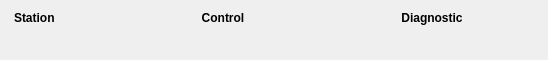
<?xml version="1.0" encoding="UTF-8"?>
<ui version="4.0">
 <class>Form</class>
 <widget class="QWidget" name="Form">
  <property name="geometry">
   <rect>
    <x>0</x>
    <y>0</y>
    <width>548</width>
    <height>60</height>
   </rect>
  </property>
  <property name="windowTitle">
   <string>FACET ATCA LLRF Stations</string>
  </property>
  <layout class="QVBoxLayout" name="verticalLayout">
   <item>
    <layout class="QVBoxLayout" name="verticalLayout_2">
     <item>
      <layout class="QHBoxLayout" name="horizontalLayout">
       <item>
        <widget class="QLabel" name="label_2">
         <property name="sizePolicy">
          <sizepolicy hsizetype="Fixed" vsizetype="Maximum">
           <horstretch>0</horstretch>
           <verstretch>0</verstretch>
          </sizepolicy>
         </property>
         <property name="minimumSize">
          <size>
           <width>100</width>
           <height>0</height>
          </size>
         </property>
         <property name="maximumSize">
          <size>
           <width>100</width>
           <height>16777215</height>
          </size>
         </property>
         <property name="font">
          <font>
           <weight>75</weight>
           <bold>true</bold>
          </font>
         </property>
         <property name="text">
          <string>Station</string>
         </property>
         <property name="alignment">
          <set>Qt::AlignLeading|Qt::AlignLeft|Qt::AlignVCenter</set>
         </property>
        </widget>
       </item>
       <item>
        <widget class="QLabel" name="label_3">
         <property name="sizePolicy">
          <sizepolicy hsizetype="Fixed" vsizetype="Maximum">
           <horstretch>0</horstretch>
           <verstretch>0</verstretch>
          </sizepolicy>
         </property>
         <property name="minimumSize">
          <size>
           <width>200</width>
           <height>0</height>
          </size>
         </property>
         <property name="maximumSize">
          <size>
           <width>200</width>
           <height>16777215</height>
          </size>
         </property>
         <property name="font">
          <font>
           <weight>75</weight>
           <bold>true</bold>
          </font>
         </property>
         <property name="text">
          <string>Control</string>
         </property>
         <property name="alignment">
          <set>Qt::AlignCenter</set>
         </property>
        </widget>
       </item>
       <item>
        <widget class="QLabel" name="label">
         <property name="sizePolicy">
          <sizepolicy hsizetype="Fixed" vsizetype="Maximum">
           <horstretch>0</horstretch>
           <verstretch>0</verstretch>
          </sizepolicy>
         </property>
         <property name="minimumSize">
          <size>
           <width>200</width>
           <height>0</height>
          </size>
         </property>
         <property name="maximumSize">
          <size>
           <width>200</width>
           <height>16777215</height>
          </size>
         </property>
         <property name="font">
          <font>
           <weight>75</weight>
           <bold>true</bold>
          </font>
         </property>
         <property name="text">
          <string>Diagnostic</string>
         </property>
         <property name="alignment">
          <set>Qt::AlignCenter</set>
         </property>
        </widget>
       </item>
      </layout>
     </item>
     <item>
      <widget class="PyDMTemplateRepeater" name="PyDMTemplateRepeater">
       <property name="toolTip">
        <string/>
       </property>
       <property name="frameShape">
        <enum>QFrame::NoFrame</enum>
       </property>
       <property name="layoutSpacing" stdset="0">
        <number>0</number>
       </property>
       <property name="templateFilename" stdset="0">
        <string>facet_station_item.ui</string>
       </property>
       <property name="dataSource" stdset="0">
        <string>facet_stations.json</string>
       </property>
      </widget>
     </item>
    </layout>
   </item>
  </layout>
 </widget>
 <customwidgets>
  <customwidget>
   <class>PyDMTemplateRepeater</class>
   <extends>QFrame</extends>
   <header>pydm.widgets.template_repeater</header>
  </customwidget>
 </customwidgets>
 <resources/>
 <connections/>
</ui>
